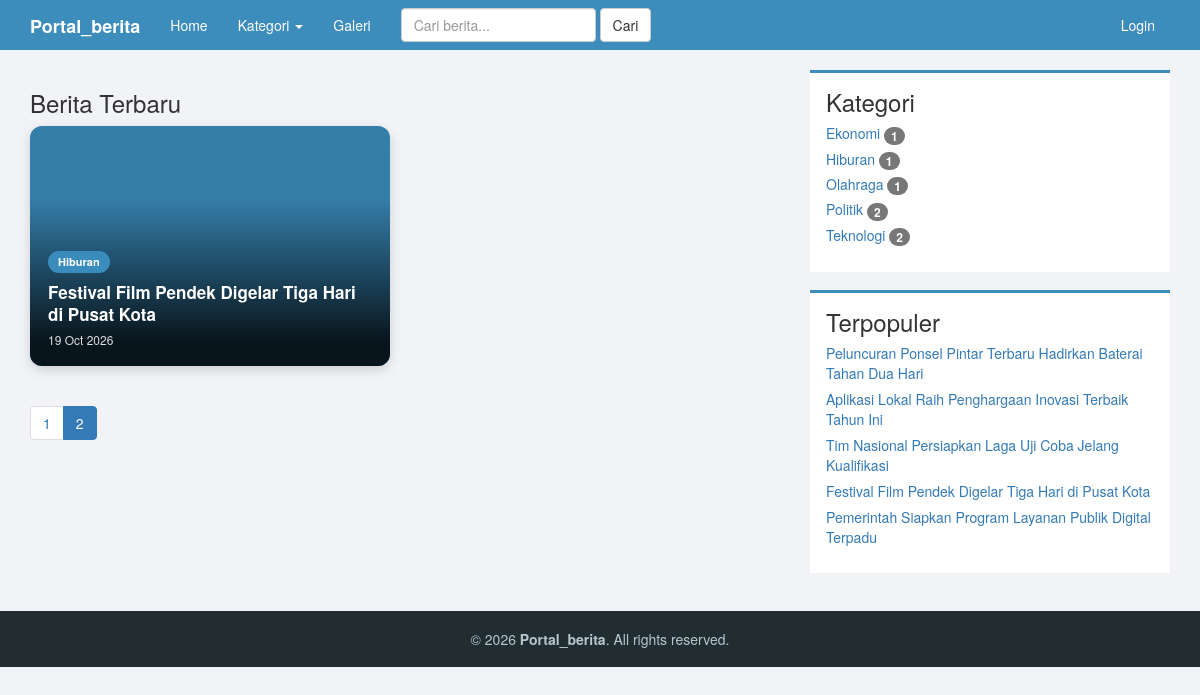
The app's page /index.php?hal=2 with its own data.
### tables this page shows
CREATE TABLE `berita` (
  `id` INT UNSIGNED NOT NULL AUTO_INCREMENT,
  `judul` VARCHAR(255) NOT NULL,
  `slug` VARCHAR(280) NOT NULL,
  `kategori_id` INT UNSIGNED NOT NULL,
  `isi` LONGTEXT NOT NULL,
  `foto` VARCHAR(255) DEFAULT NULL,
  `penulis_id` INT UNSIGNED DEFAULT NULL,
  `status` ENUM('publish','draft') NOT NULL DEFAULT 'publish',
  `dilihat` INT UNSIGNED NOT NULL DEFAULT 0,
  `tanggal` DATETIME NOT NULL DEFAULT CURRENT_TIMESTAMP,
  PRIMARY KEY (`id`),
  UNIQUE KEY `uq_berita_slug` (`slug`),
  KEY `idx_kategori` (`kategori_id`),
  KEY `idx_penulis` (`penulis_id`),
  CONSTRAINT `fk_berita_kategori` FOREIGN KEY (`kategori_id`) REFERENCES `kategori` (`id`) ON UPDATE CASCADE,
  CONSTRAINT `fk_berita_penulis` FOREIGN KEY (`penulis_id`) REFERENCES `users` (`id`) ON DELETE SET NULL ON UPDATE CASCADE
);

CREATE TABLE `kategori` (
  `id` INT UNSIGNED NOT NULL AUTO_INCREMENT,
  `nama` VARCHAR(100) NOT NULL,
  `slug` VARCHAR(120) NOT NULL,
  PRIMARY KEY (`id`),
  UNIQUE KEY `uq_kategori_slug` (`slug`)
);

### includes/db.php (called while the page is built)
<?php
function db()
{
    static $pdo = null;
    if ($pdo === null) {
        try {
            $pdo = new PDO(
                'mysql:host=' . DB_HOST . ';dbname=' . DB_NAME . ';charset=utf8mb4',
                DB_USER, DB_PASS,
                array(
                    PDO::ATTR_ERRMODE            => PDO::ERRMODE_EXCEPTION,
                    PDO::ATTR_DEFAULT_FETCH_MODE => PDO::FETCH_ASSOC,
                    PDO::ATTR_EMULATE_PREPARES   => false,
                )
            );
        } catch (PDOException $ex) {
            http_response_code(500);
            exit('<h3>Koneksi database gagal</h3><p>' . htmlspecialchars($ex->getMessage()) .
                 '</p><p>Pastikan MySQL di Laragon menyala, database <b>' . htmlspecialchars(DB_NAME) .
                 '</b> sudah di-import, dan cek pengaturan di <code>config.php</code>. ' .
                 'Buka <a href="cek.php">cek.php</a> untuk diagnosa.</p>');
        }
    }
    return $pdo;
}
function q($sql, $params = array())
{
    $st = db()->prepare($sql);
    $st->execute($params);
    return $st;
}

### index.php (the view, shortened to what this page needs)
<?php
$hal  = max(1, (int) (isset($_GET['hal']) ? $_GET['hal'] : 1));
$per  = 6;
$where  = "b.status = 'publish'";
$params = array();
$total = (int) q("SELECT COUNT(*) FROM berita b WHERE $where", $params)->fetchColumn();
$rows  = q("SELECT b.*, k.nama AS kategori, k.slug AS kslug FROM berita b JOIN kategori k ON k.id = b.kategori_id
            WHERE $where ORDER BY b.tanggal DESC LIMIT $per OFFSET " . (($hal - 1) * $per), $params)->fetchAll();
include __DIR__ . '/includes/public_header.php';
?>
<div class="row">
	<div class="col-md-8">
		<h3 style="margin-top:20px;"><?= $cari !== '' ? 'Hasil pencarian: ' . e($cari) : 'Berita Terbaru' ?></h3>
		<?php if ($rows): ?>
		<div class="row">
			<?php foreach ($rows as $b): ?>
			<div class="col-sm-6">
				<div class="berita-card"
					<?php if (!empty($b['foto'])): ?>style="background-image:url('<?= e(foto_url('berita', $b['foto'])) ?>');"<?php endif; ?>>
					<div class="overlay">
						<span class="label-kat"><?= e($b['kategori']) ?></span>
						<h4><?= e($b['judul']) ?></h4>
						<span class="tanggal"><?= e(date('d M Y', strtotime($b['tanggal']))) ?></span>
					</div>
					<a class="full-link" href="<?= e(url('berita.php?id=' . $b['id'])) ?>"></a>
				</div>
			</div>
			<?php endforeach; ?>
		</div>
		<?php else: ?>
			<p>Belum ada berita.</p>
		<?php endif; ?>
		<?= paging($total, $hal, $per, url('index.php') . ($cari !== '' ? '?q=' . urlencode($cari) : '')) ?>
	</div>
	<div class="col-md-4"><?php include __DIR__ . '/includes/sidebar_publik.php'; ?></div>
</div>
<?php include __DIR__ . '/includes/public_footer.php'; ?>

### includes/sidebar_publik.php
<?php
$sb_kat = q('SELECT k.nama, k.slug, (SELECT COUNT(*) FROM berita b WHERE b.kategori_id = k.id AND b.status = \'publish\') AS jml FROM kategori k ORDER BY k.nama')->fetchAll();
$sb_pop = q('SELECT judul, slug FROM berita WHERE status = \'publish\' ORDER BY dilihat DESC LIMIT 5')->fetchAll();
?>
<div class="kartu">
	<h3 style="margin-top:0;">Kategori</h3>
	<ul class="list-unstyled">
		<?php foreach ($sb_kat as $k): ?>
			<li style="margin-bottom:4px;"><a href="<?= e(url('kategori.php?slug=' . urlencode($k['slug']))) ?>"><?= e($k['nama']) ?></a> <span class="badge"><?= (int) $k['jml'] ?></span></li>
		<?php endforeach; ?>
	</ul>
</div>
<div class="kartu">
	<h3 style="margin-top:0;">Terpopuler</h3>
	<ul class="list-unstyled">
		<?php foreach ($sb_pop as $p): ?>
			<li style="margin-bottom:6px;"><a href="<?= e(url('berita.php?slug=' . urlencode($p['slug']))) ?>"><?= e($p['judul']) ?></a></li>
		<?php endforeach; ?>
	</ul>
</div>

### includes/public_header.php (style rules this page uses)
body { background: #f1f3f6; }
.kartu { background: #fff; padding: 16px; margin-bottom: 18px; border-top: 3px solid #3c8dbc; }
.kartu h3 { margin-bottom: 8px; }

### index.php (style rules this page uses)
.berita-card { position: relative; height: 240px; margin-bottom: 20px; border-radius: 12px; overflow: hidden; background-color: #3a8cbd; background-size: cover; background-position: center; box-shadow: 0 4px 12px rgba(0,0,0,.15); transition: transform .3s, box-shadow .3s; }
.berita-card .overlay { position: absolute; top: 0; left: 0; right: 0; bottom: 0; background: linear-gradient(to top, rgba(0,0,0,.85) 10%, rgba(0,0,0,.1) 70%); padding: 18px; display: flex; flex-direction: column; justify-content: flex-end; }
.berita-card .label-kat { align-self: flex-start; background: #3a8cbd; color: #fff; font-size: 11px; font-weight: 600; padding: 3px 10px; border-radius: 20px; margin-bottom: 8px; }
.berita-card h4 { margin: 0 0 6px; font-size: 17px; font-weight: 600; line-height: 1.3; color: #fff; }
.berita-card .tanggal { font-size: 12px; color: #ddd; }
.berita-card a.full-link { position: absolute; top: 0; left: 0; right: 0; bottom: 0; z-index: 5; }

### records on screen
berita: kategori.nama "Hiburan", judul "Festival Film Pendek Digelar Tiga Hari di Pusat Kota", tanggal "19 Oct 2026"
berita: judul "Peluncuran Ponsel Pintar Terbaru Hadirkan Baterai Tahan Dua Hari"
berita: judul "Aplikasi Lokal Raih Penghargaan Inovasi Terbaik Tahun Ini"
berita: judul "Tim Nasional Persiapkan Laga Uji Coba Jelang Kualifikasi"
berita: judul "Pemerintah Siapkan Program Layanan Publik Digital Terpadu"

### other values on screen
SITE_NAME "Portal_berita"
$k['nama'] "Ekonomi"
$k['jml'] "1"
$k['nama'] "Hiburan"
$k['nama'] "Olahraga"
$k['nama'] "Politik"
$k['jml'] "2"
$k['nama'] "Teknologi"
